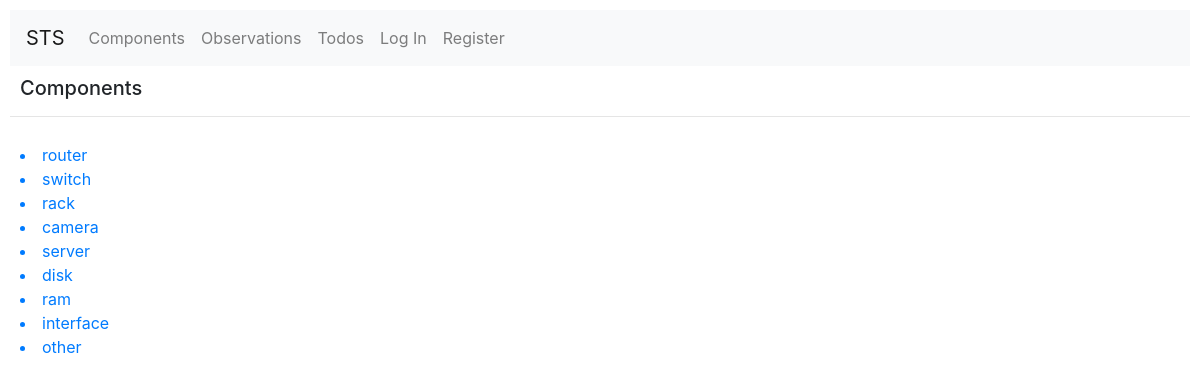
Page /components/ on the committed database.
### todo/models.py (models this page shows, shortened)
class Component(models.Model):
    ROUTER = 'router'
    SWITCH = 'switch'
    RACK = 'rack'
    CAMERA = 'camera'
    SERVER = 'server'
    DISK = 'disk'
    RAM = 'ram'
    INTERFACE = 'interface'
    OTHER = 'other'
    COMPONENT_CHOICES = (
        (ROUTER, 'router'),
        (SWITCH, 'switch'),
        (RACK, 'rack'),
        (CAMERA, 'camera'),
        (SERVER, 'server'),
        (DISK, 'disk'),
        (RAM, 'ram'),
        (INTERFACE, 'interface'),
        (OTHER, 'other')
    )
    type = models.CharField(
        max_length=16,
        choices=COMPONENT_CHOICES
    )
    def __str__(self):
        return f"{self.type}"

### todo/views.py (the view)
# urls.py: path("components/", views.components, name="components"),
def components(request):
    if request.method == 'GET':
        component_list = Component.objects.all()
        return render(request, 'todo/components.html', {
            "title": "Components",
            "component_list": component_list
        })

### todo/templates/todo/components.html
{% extends "todo/layout.html" %}
{% block body %}
    <h5>{{ title }}</h5>
    <hr>
    <div id="components-view" class="list-view">
        {% for component in component_list %}
            <a href="{% url 'component' component.id %}"><li>{{ component }}</li></a>
        {% empty %}
            No components.
        {% endfor %}
</div>
{% endblock %}

### todo/static/todo/styles.css (style rules this page uses)
body { padding: 10px; }
h5 { padding-top: 10px; padding-left: 10px }
#components-view { padding: 10px }

### rows in the picture
Component: type "router"
Component: type "switch"
Component: type "rack"
Component: type "camera"
Component: type "server"
Component: type "disk"
Component: type "ram"
Component: type "interface"
Component: type "other"

### other values in the picture
{{ title }} "Components"
